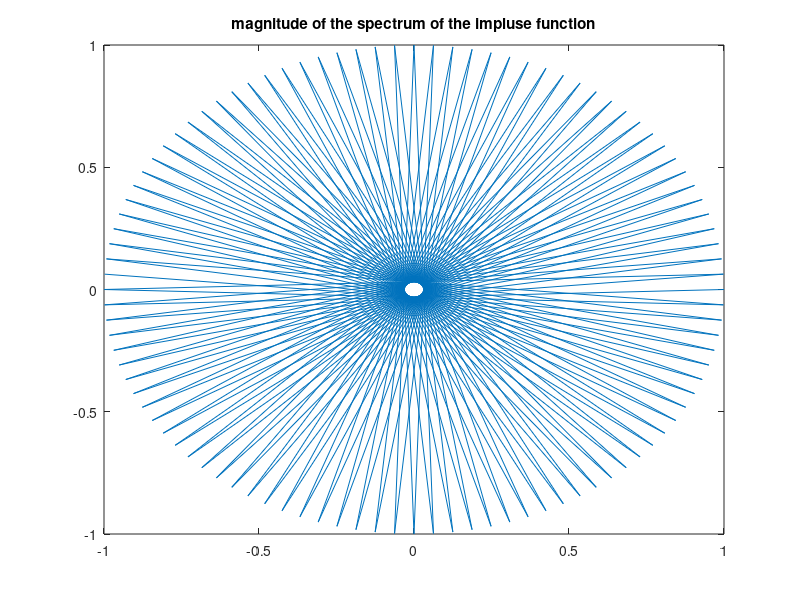
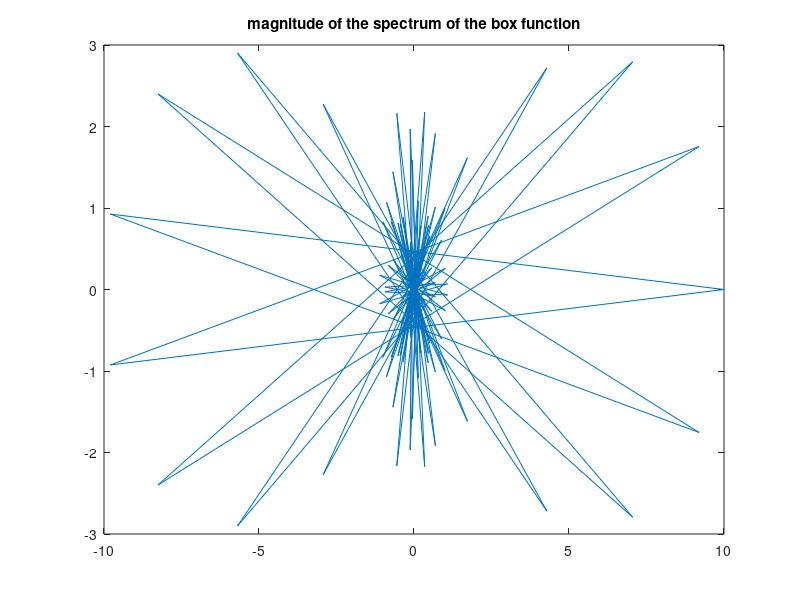
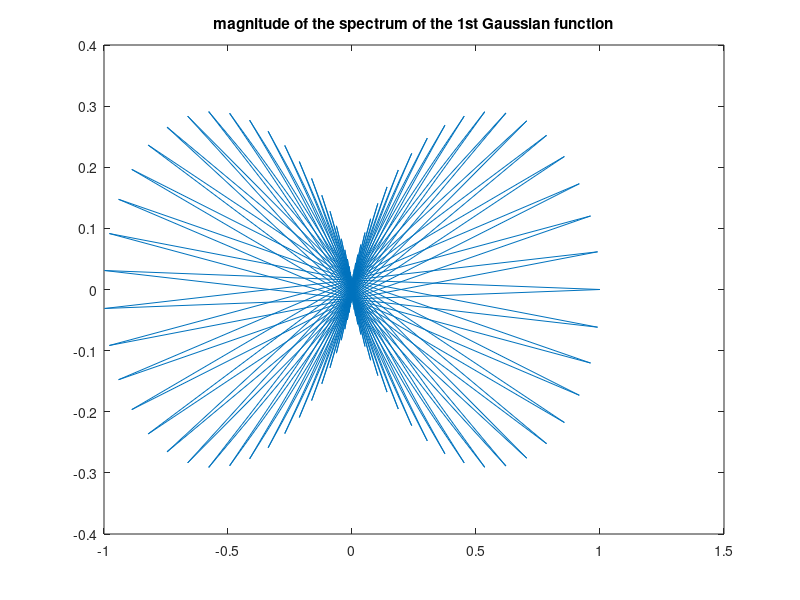
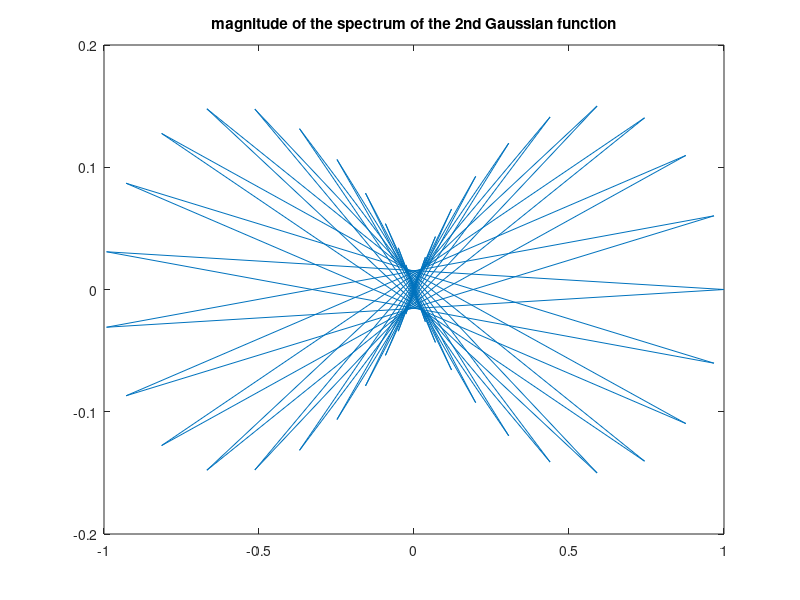

Write MATLAB code to recreate these figures, in order. (Note: this script raises an error after producing the figures.)
%part1
impluse = zeros(100,1);
impluse(50) = 1;
DFT = fft(impluse);
figure;
plot(DFT);
title('magnitude of the spectrum of the impluse function');

%part2
box = zeros(100,1);
box(45:54) = ones(10,1);
DFT = fftshift(fft(box));
figure;
plot(DFT);
title('magnitude of the spectrum of the box function');

%part3
sigma = 1;
mu = 0;
X = [-50:1:50];
Gau = normpdf(X,mu,sigma);
DFT = fftshift(fft(Gau));
figure;
plot(DFT);
title('magnitude of the spectrum of the 1st Gaussian function');
%part3
sigma = 2;
Gau = normpdf(X,mu,sigma);
DFT = fftshift(fft(Gau));
figure;
plot(DFT);
title('magnitude of the spectrum of the 2nd Gaussian function');

%2d image
image1 = im2double(rgb2gray(imread('zebra1.jpg')));
image2 = im2double(rgb2gray(imread('simpsons.jpg')));
[m,n,d] = size(image2);
image1 = imresize(image1,[m n]);

image1fft = fft2(image1);
image1magnitude = abs(image1fft);
image1phase = angle(image1fft);

image2fft = fft2(image2);
image2magnitude = abs(image2fft);
image2phase = angle(image2fft);

inver1fft = image1magnitude .* exp(image2phase .* 1i);
inver1 = ifft2(inver1fft);
inver2fft = image2magnitude .* exp(image1phase .* 1i);
inver2 = ifft2(inver2fft);

figure
imshow(abs(inver1));
figure
imshow(abs(inver2));



